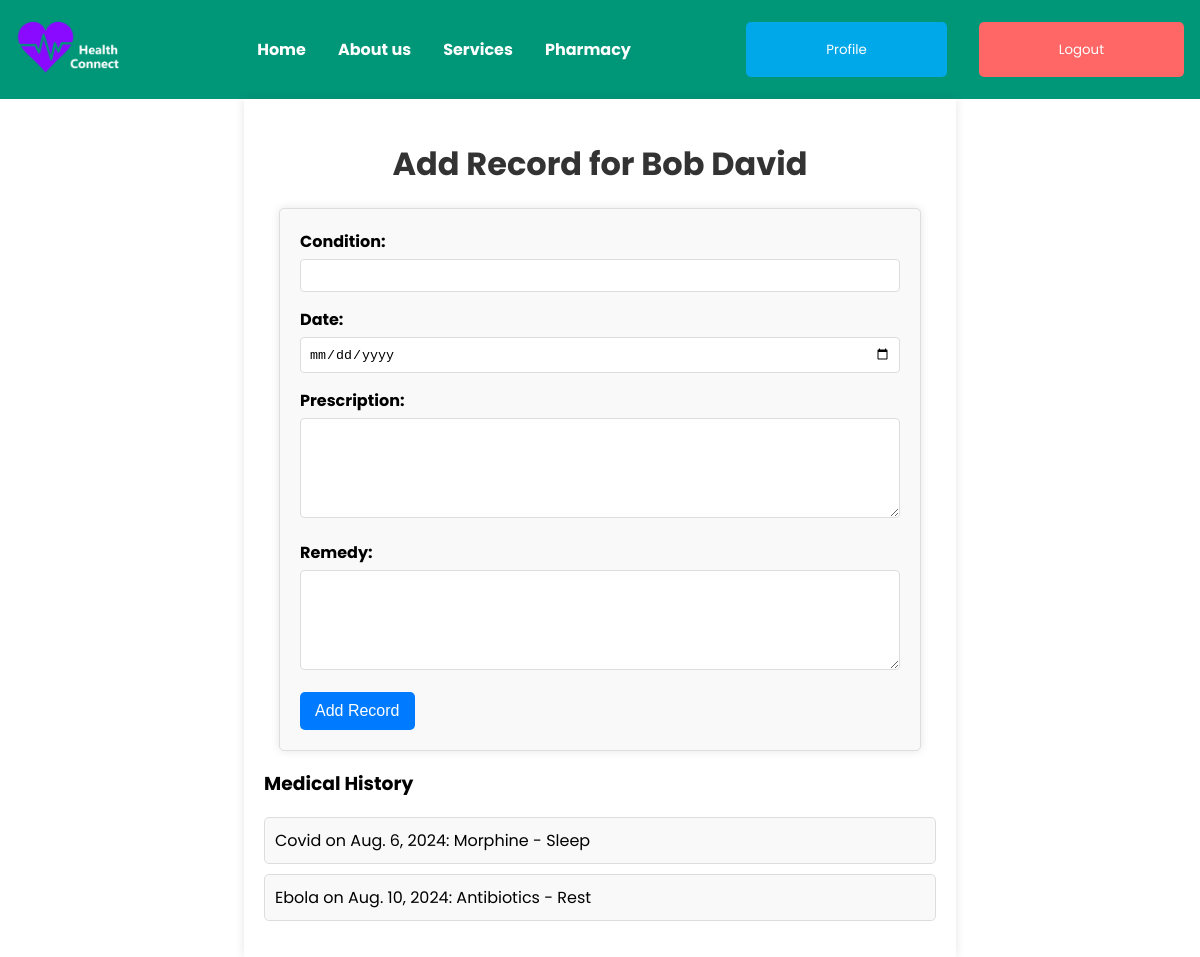
The app's page /doctors/update_records/bobb/ (signed in) with its own data.
### apps/patients/models.py (models this page shows, shortened)
class Patient(models.Model):
    user = models.OneToOneField(CustomUser, on_delete=models.CASCADE, primary_key=True)
    medical_history = models.ManyToManyField('MedicalRecord', blank=True, related_name='patients')
    primary_doctor = models.ForeignKey(Doctor, on_delete=models.SET_NULL, null=True, related_name='patients')
    prescriptions = models.ManyToManyField('pharmacists.Prescription', blank=True, related_name='patients')
    @property
    def full_name(self):
        return self.user.get_full_name()

class MedicalRecord(models.Model):
    patient = models.ForeignKey(Patient, on_delete=models.CASCADE, related_name='medical_records')
    condition = models.CharField(max_length=255)
    date = models.DateField()
    prescription = models.TextField()
    remedy = models.TextField()

### apps/accounts/models.py (models this page shows)
class CustomUser(AbstractUser):
    role = models.CharField(max_length=20)
    birthdate = models.DateField(null=True, blank=True)

### apps/doctors/views.py (the view, shortened to what this page needs)
# urls.py: path('update_records/<str:username>/', views.update_medical_record, name='update_medical_record'),
@login_required
def update_medical_record(request, username):
    custom_user = get_object_or_404(CustomUser, username=username)
    patient = get_object_or_404(Patient, user=custom_user)
    medical_records = MedicalRecord.objects.filter(patient=patient)
    return render(request, 'update_records.html', {'patient': patient, 'medical_records': medical_records})

### apps/doctors/templates/update_records.html (shortened to what this page needs)
{% extends "layout.html" %}
{% load static %}
{% block extra_styles%}<link rel="stylesheet" href="{% static 'css/update_records.css' %}">{% endblock %}
{% block content %}
    <div class="container">
        <h1>Add Record for {{ patient.full_name }}</h1>
        <form class="update_form" method="post" action="">
            <label for="condition">Condition:</label>
            <input type="text" id="condition" name="condition" required><br>
            <label for="date">Date:</label>
            <input type="date" id="date" name="date" required><br>
            <label for="prescription">Prescription:</label>
            <textarea id="prescription" name="prescription"></textarea><br>
            <label for="remedy">Remedy:</label>
            <textarea id="remedy" name="remedy"></textarea><br>
            <input type="submit" value="Add Record">
        </form>
        <h3>Medical History</h3>
        {% if medical_records %}
            <ul>
                {% for record in medical_records %}
                    <li>{{ record.condition }} on {{ record.date }}: {{ record.prescription }} - {{ record.remedy }}</li>
                {% endfor %}
            </ul>
        {% else %}
            <p>No medical records found.</p>
        {% endif %}
    </div>
{% endblock %}

### static/css/styles.css (style rules this page uses)
body { font-family: 'Poppins', sans-serif; margin: 0; padding: 0; }

### apps/doctors/static/css/update_records.css (style rules this page uses)
.container { width: 80%; margin: 0 auto; padding: 20px; background-color: #fff; box-shadow: 0 0 10px rgba(0, 0, 0, 0.1); }
h1 { text-align: center; color: #333; margin-bottom: 20px; }
ul { list-style-type: none; padding: 0; }
ul li { background-color: #f9f9f9; border: 1px solid #ddd; border-radius: 5px; margin-bottom: 10px; padding: 10px; }
.update_form { background-color: #f9f9f9; border: 1px solid #ddd; border-radius: 5px; padding: 20px; box-shadow: 0 0 10px rgba(0, 0, 0, 0.1); max-width: 600px; margin: 0 auto; }
form label { display: block; margin-bottom: 5px; font-weight: bold; }
form input[type="text"], form input[type="date"], form textarea { width: 100%; padding: 8px; border: 1px solid #ddd; border-radius: 4px; box-sizing: border-box; margin-bottom: 15px; }
form textarea { height: 100px; resize: vertical; }
form input[type="submit"] { background-color: #007bff; color: #fff; border: none; padding: 10px 15px; border-radius: 5px; cursor: pointer; font-size: 16px; transition: background-color 0.3s; }

### records on screen
Patient: full_name "Bob David"
MedicalRecord: condition "Covid", date "Aug. 6, 2024", prescription "Morphine", remedy "Sleep"
MedicalRecord: condition "Ebola", date "Aug. 10, 2024", prescription "Antibiotics", remedy "Rest"
